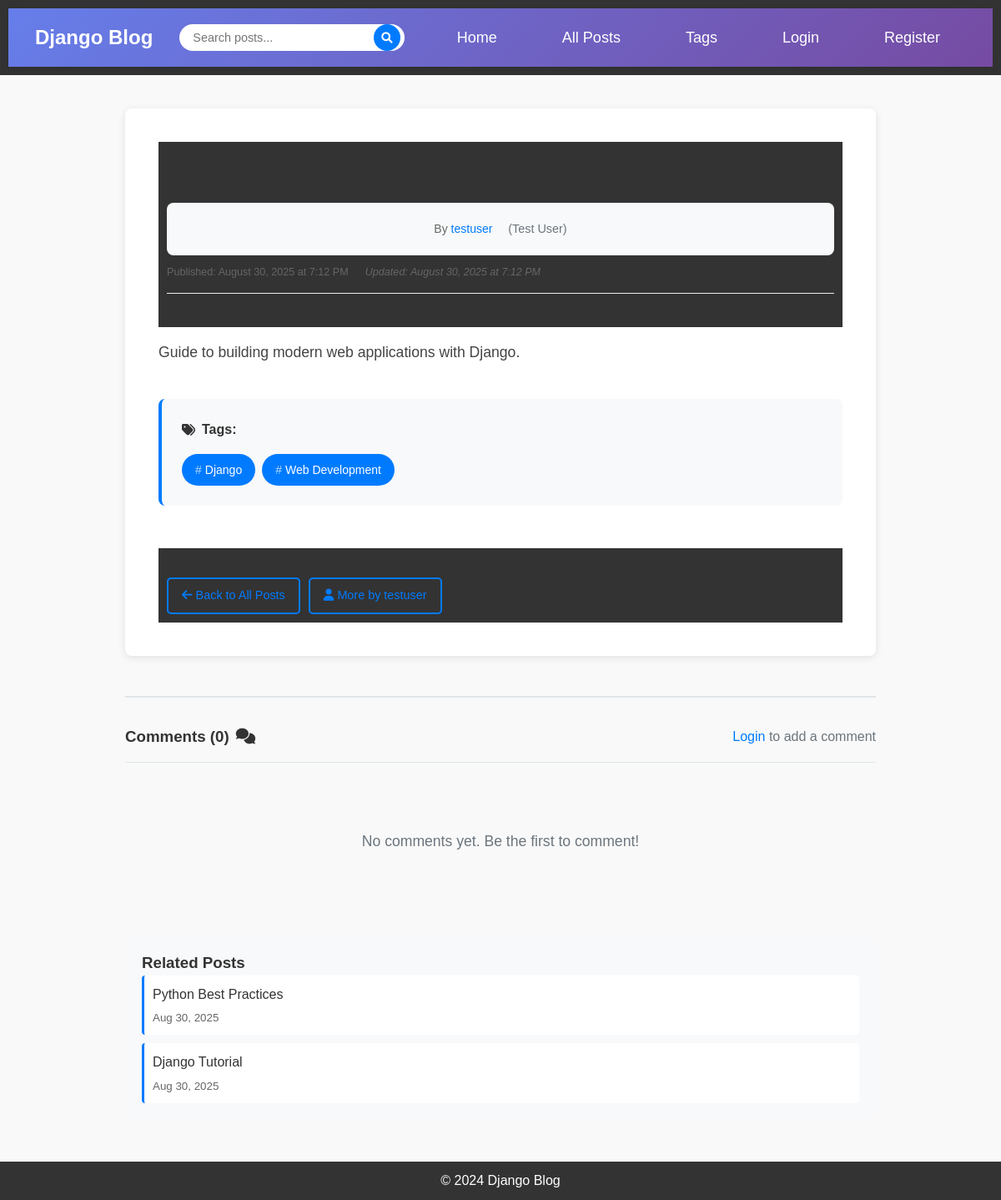
Screenshot of /post/9/ with the database file from the repository.
### blog/models.py (models this page shows, shortened)
class Post(models.Model):
    title = models.CharField(max_length=200)
    content = models.TextField()
    published_date = models.DateTimeField(auto_now_add=True)
    updated_date = models.DateTimeField(auto_now=True)
    author = models.ForeignKey(User, on_delete=models.CASCADE)
    tags = models.ManyToManyField(Tag, blank=True, related_name='posts')
    class Meta:
        ordering = ['-published_date']

class Tag(models.Model):
    name = models.CharField(max_length=50, unique=True)
    created_at = models.DateTimeField(auto_now_add=True)
    class Meta:
        ordering = ['name']

### blog/views.py (the view)
# urls.py: path('post/<int:pk>/', views.PostDetailView.as_view(), name='post-detail'),
class PostDetailView(DetailView):
    model = Post
    template_name = 'blog/post_detail.html'
    def get_context_data(self, **kwargs):
        context = super().get_context_data(**kwargs)
        context['title'] = self.object.title
        context['comments'] = self.object.comments.all().order_by('created_at')
        if self.request.user.is_authenticated:
            context['comment_form'] = CommentForm()
        return context

### blog/templates/blog/post_detail.html (shortened to what this page needs)
{% extends 'blog/base.html' %}
{% block content %}
<div class="post-detail-container">
    <article class="post-detail">
        <header class="post-header">
            <h1 class="post-title">{{ post.title }}</h1>
            <div class="post-meta">
                <div class="author-info">
                    <span class="author">
                        By <a href="{% url 'user-posts' post.author.username %}">{{ post.author.username }}</a>
                    </span>
                    {% if post.author.first_name or post.author.last_name %}
                        <span class="author-full-name">
                            ({{ post.author.first_name }} {{ post.author.last_name }})
                        </span>
                    {% endif %}
                </div>
                <div class="post-dates">
                    <span class="published">Published: {{ post.published_date|date:"F d, Y \a\t g:i A" }}</span>
                    {% if post.updated_date != post.published_date %}
                        <span class="updated">Updated: {{ post.updated_date|date:"F d, Y \a\t g:i A" }}</span>
                    {% endif %}
                </div>
            </div>
        </header>
        <div class="post-content">
            {{ post.content|linebreaksbr }}
        </div>
        {% if post.tags.all %}
            <div class="post-tags">
                <h4><i class="fas fa-tags"></i> Tags:</h4>
                <div class="tags-list">
                    {% for tag in post.tags.all %}
                        <a href="{% url 'posts-by-tag' tag.name %}" class="tag-link">
                            <span class="tag">{{ tag.name }}</span>
                        </a>
                    {% endfor %}
                </div>
            </div>
        {% endif %}
        <footer class="post-footer">
            <div class="post-actions">
                <a href="{% url 'post-list' %}" class="btn btn-outline">
                    <i class="fas fa-arrow-left"></i> Back to All Posts
                </a>
                <a href="{% url 'user-posts' post.author.username %}" class="btn btn-outline">
                    <i class="fas fa-user"></i> More by {{ post.author.username }}
                </a>
            </div>
        </footer>
    </article>
    <div class="comments-section">
        <div class="comments-header">
            <h3>
                Comments ({{ comments.count }})
                <i class="fas fa-comments"></i>
            </h3>
            {% if user.is_authenticated %}
                <a href="{% url 'add-comment' post.pk %}" class="btn btn-primary btn-sm">
                    <i class="fas fa-plus"></i> Add Comment
                </a>
            {% else %}
                <p class="login-prompt">
                    <a href="{% url 'login' %}">Login</a> to add a comment
                </p>
            {% endif %}
        </div>
        <div class="comments-list">
            {% if comments %}
                {% for comment in comments %}
                    <div class="comment" id="comment-{{ comment.pk }}">
                        <div class="comment-header">
                            <div class="comment-author">
                                <strong>
                                    <a href="{% url 'user-posts' comment.author.username %}">
                                        {{ comment.author.username }}
                                    </a>
                                </strong>
                                {% if comment.author.first_name or comment.author.last_name %}
                                    <span class="author-full-name">
                                        ({{ comment.author.first_name }} {{ comment.author.last_name }})
                                    </span>
                                {% endif %}
                            </div>
                            <div class="comment-meta">
                                <span class="comment-date">
                                    {{ comment.created_at|date:"F d, Y \a\t g:i A" }}
                                </span>
                                {% if comment.updated_at != comment.created_at %}
                                    <span class="comment-updated">
                                        (edited {{ comment.updated_at|date:"M d, Y \a\t g:i A" }})
                                    </span>
                                {% endif %}
                            </div>
                        </div>
                        <div class="comment-content">
                            {{ comment.content|linebreaksbr }}
                        </div>
                        {% if user == comment.author %}
                            <div class="comment-actions">
                                <a href="{% url 'comment-update' comment.pk %}" class="btn btn-sm btn-outline">
                                    <i class="fas fa-edit"></i> Edit
                                </a>
                                <a href="{% url 'comment-delete' comment.pk %}" class="btn btn-sm btn-danger">
                                    <i class="fas fa-trash"></i> Delete
                                </a>
                            </div>
                        {% endif %}
                    </div>
                {% endfor %}
            {% else %}
                <div class="no-comments">
                    <p>No comments yet. Be the first to comment!</p>
                </div>
            {% endif %}
        </div>
    </div>
    <div class="post-navigation">
        <h3>Related Posts</h3>
        {% with post.author.post_set.all|slice:":3" as related_posts %}
            {% if related_posts %}
                <div class="related-posts">
                    {% for related_post in related_posts %}
                        {% if related_post.pk != post.pk %}
                            <div class="related-post">
                                <a href="{% url 'post-detail' related_post.pk %}">{{ related_post.title }}</a>
                                <small>{{ related_post.published_date|date:"M d, Y" }}</small>
                            </div>
                        {% endif %}
                    {% endfor %}
                </div>
            {% else %}
                <p>No other posts by this author yet.</p>
            {% endif %}
        {% endwith %}
    </div>
</div>
{% endblock %}

### blog/static/css/styles.css (style rules this page uses)
* { margin: 0; padding: 0; box-sizing: border-box; }
body { font-family: Arial, sans-serif; background-color: #f9f9f9; color: #333; line-height: 1.6; }
header { background-color: #333; padding: 10px; text-align: center; }
.post-title { color: #333; margin-bottom: 10px; font-size: 1.3em; }
.post-meta { color: #666; font-size: 14px; margin-bottom: 15px; }
.post-meta .author, .post-meta .date { margin-right: 15px; }
.post-content { line-height: 1.6; color: #555; }
footer { text-align: center; margin-top: 50px; padding: 10px; background-color: #333; color: white; }
.post-header { margin-bottom: 15px; }
.post-meta .author a { color: #007bff; text-decoration: none; font-weight: 500; }
.post-meta .updated { color: #888; font-style: italic; }
.post-actions { margin-top: 15px; display: flex; gap: 10px; flex-wrap: wrap; }
.post-detail-container { max-width: 900px; margin: 40px auto; }
.post-detail { background: white; padding: 40px; border-radius: 8px; box-shadow: 0 2px 10px rgba(0,0,0,0.1); margin-bottom: 30px; }
.post-detail .post-title { font-size: 2.2em; color: #333; margin-bottom: 20px; line-height: 1.2; }
.post-detail .post-meta { border-bottom: 1px solid #eee; padding-bottom: 15px; margin-bottom: 30px; }
.author-info { margin-bottom: 10px; }
.author-full-name { color: #666; font-size: 0.9em; }
.post-dates { display: flex; gap: 20px; flex-wrap: wrap; }
.post-dates .published, .post-dates .updated { font-size: 0.9em; color: #666; }
.post-detail .post-content { font-size: 1.1em; line-height: 1.8; color: #444; margin-bottom: 40px; }
.post-footer { border-top: 1px solid #eee; padding-top: 20px; }
.post-navigation { background: #f8f9fa; padding: 20px; border-radius: 8px; margin-top: 20px; }
.related-posts { display: grid; gap: 10px; }
.related-post { padding: 10px; background: white; border-radius: 4px; border-left: 3px solid #007bff; }
.related-post a { color: #333; text-decoration: none; font-weight: 500; }
.related-post small { display: block; color: #666; margin-top: 5px; }
.author-info { background: #f8f9fa; padding: 20px; border-radius: 8px; margin-top: 15px; }
.author-full-name { color: #666; margin-bottom: 5px; }
.btn { display: inline-block; padding: 10px 20px; text-decoration: none; border-radius: 4px; font-size: 14px; font-weight: 500; text-align: center; transition: all 0.3s; border: 1px solid transparent; cursor: pointer; }
.btn-outline { background-color: transparent; color: #007bff; border-color: #007bff; }

### blog/templates/blog/base.html (style rules this page uses)
.btn { display: inline-block; padding: 0.5rem 1rem; border: none; border-radius: 5px; text-decoration: none; cursor: pointer; transition: all 0.2s ease; font-size: 0.9rem; }
.btn-outline { background: transparent; border: 2px solid #007bff; color: #007bff; }

### blog/templates/blog/post_detail.html (style rules this page uses)
.comments-section { margin-top: 3rem; padding-top: 2rem; border-top: 2px solid #e1e5e9; }
.comments-header { display: flex; justify-content: space-between; align-items: center; margin-bottom: 2rem; padding-bottom: 1rem; border-bottom: 1px solid #e1e5e9; }
.comments-header h3 { color: #333; margin: 0; display: flex; align-items: center; gap: 0.5rem; }
.login-prompt { color: #6c757d; margin: 0; }
.login-prompt a { color: #007bff; text-decoration: none; }
.comments-list { margin-bottom: 2rem; }
.author-full-name { color: #6c757d; font-weight: normal; font-size: 0.9rem; }
.no-comments { text-align: center; padding: 3rem 1rem; color: #6c757d; }
.no-comments p { margin-bottom: 1rem; font-size: 1.1rem; }
.post-tags { margin: 2rem 0; padding: 1.5rem; background: #f8f9fa; border-radius: 8px; border-left: 4px solid #007bff; }
.post-tags h4 { color: #333; margin-bottom: 1rem; display: flex; align-items: center; gap: 0.5rem; }
.tags-list { display: flex; flex-wrap: wrap; gap: 0.5rem; }
.tag-link { text-decoration: none; transition: transform 0.2s ease; }
.tag { display: inline-block; background: #007bff; color: white; padding: 0.5rem 1rem; border-radius: 20px; font-size: 0.875rem; font-weight: 500; transition: all 0.3s ease; }
.tag::before { content: "#"; margin-right: 0.25rem; opacity: 0.7; }

### rows the page displays
Post: author.username "testuser", author.first_name "Test", author.last_name "User", published_date "August 30, 2025 at 7:12 PM", updated_date "August 30, 2025 at 7:12 PM", content "Guide to building modern web applications with Django."
Tag: name "Django"
Tag: name "Web Development"
Post: title "Python Best Practices", published_date "Aug 30, 2025"
Post: title "Django Tutorial", published_date "Aug 30, 2025"

### other values shown
{{ comments.count }} "0"
